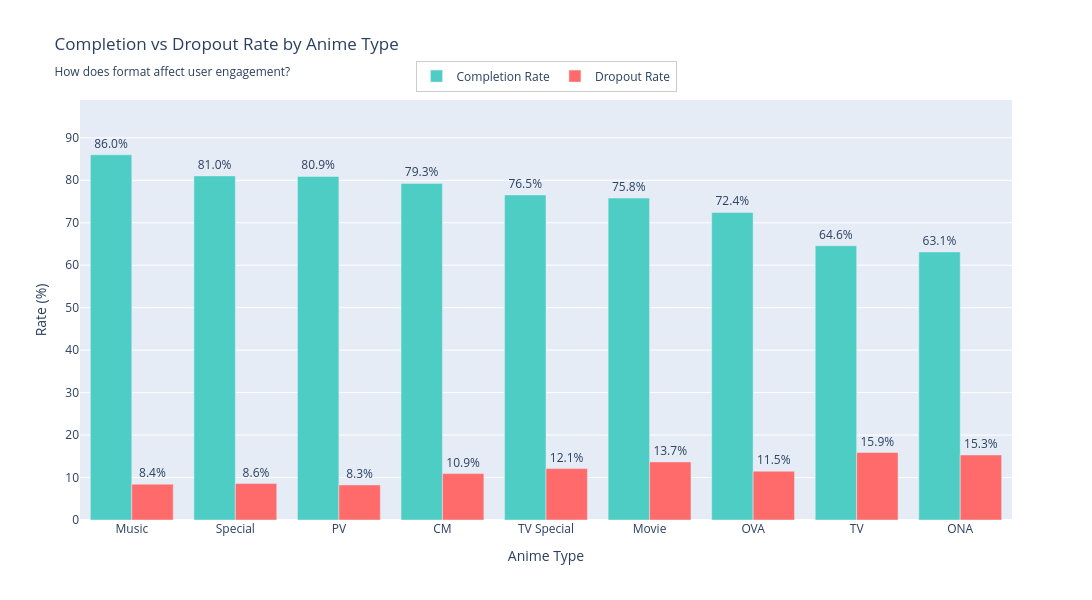

The cell this chart's notebook holds for it:
### Markdown cell above
### **The Commitment Contract: Why We Finish (or Drop) Anime**

Anime isn't just judged by quality; it's judged by the **time it demands versus the payoff it promises.** Every "Episode 1" is a silent negotiation.

### 1. The Browser (1–24 Episodes)

- **The Profile:** Low-risk, high-reward. (Movies, OVAs, 12-episode seasons).
- **The Data:** Completion is highest here, ranging from **70% to 79%**.
- **The Psychology:** Browsers trade a weekend for a tight narrative. They hate "filler" and are easily scared off by indefinite hiatuses.  
  A cliffhanger without a confirmed Season 2 is a broken contract.

### 2. The Investor (25–100 Episodes)

- **The Profile:** The mid-length commitment.
- **The Data:** We hit the **"Commitment Cliff"**—completion slides from **59% to 56%**.
- **The Psychology:** This is where casuals are filtered out. To keep an Investor, the story must justify its length through world-building.  
  If a show treads water or repeats arcs, the viewer realizes their time is being wasted and walks away.

### 3. The Devotee (101+ Episodes)

- **The Profile:** Long-running sagas and mega-series.
- **The Data:** Completion **stabilizes at ~50%**.
- **The Psychology:** The drop-off stops because "tourists" never start these. Those who remain aren't just viewers; they are residents.  
  The show becomes a weekly ritual—a second home.

### The 28% Rule: The Value of the "Unfinished"

For 100+ episode series, the **In-Progress rate hits 28.6%**.  
From a platform perspective, this is the holy grail. While "Completed" users might leave, "In-Progress" users stay subscribed.  
These sagas aren't meant to be finished; they are meant to be **lived with.**

### The Bottom Line: Format is a Promise

- **Movies** promise closure in 90 minutes.
- **Short Series** promise satisfaction in a weekend.
- **Long Sagas** promise a world to live in for years.

### Code cell
fig = gu.completion_dropout_by_type()
fig.show()

### Figure 1 — Plotly figure (JSON) as saved in the notebook; plotly's stock layout.template omitted (floating-point values rounded to 4 significant figures)
{"data": [{"customdata": [[3322, 2738964], [1688, 22963657], [245, 537727], [450, 680848], [718, 11141080], [3912, 89814810], [4106, 46829219], [6184, 660450255], [3278, 24515306]], "hovertemplate": "<b>%{x}</b><br>Completion Rate: %{y:.1f}%<br>Anime Count: %{customdata[0]: ,}<br>Total Started:  %{customdata[1]:,}<br><extra></extra>", "marker": {"color": "#4ECDC4"}, "name": "Completion Rate", "text": ["86.0%", "81.0%", "80.9%", "79.3%", "76.5%", "75.8%", "72.4%", "64.6%", "63.1%"], "textposition": "outside", "type": "bar", "x": ["Music", "Special", "PV", "CM", "TV Special", "Movie", "OVA", "TV", "ONA"], "y": [86.01, 81.03, 80.92, 79.26, 76.55, 75.81, 72.44, 64.59, 63.13]}, {"customdata": [[3322, 2738964], [1688, 22963657], [245, 537727], [450, 680848], [718, 11141080], [3912, 89814810], [4106, 46829219], [6184, 660450255], [3278, 24515306]], "hovertemplate": "<b>%{x}</b><br>Dropout Rate: %{y:.1f}%<br>Anime Count: %{customdata[0]: ,}<br>Total Started:  %{customdata[1]:,}<br><extra></extra>", "marker": {"color": "#FF6B6B"}, "name": "Dropout Rate", "text": ["8.4%", "8.6%", "8.3%", "10.9%", "12.1%", "13.7%", "11.5%", "15.9%", "15.3%"], "textposition": "outside", "type": "bar", "x": ["Music", "Special", "PV", "CM", "TV Special", "Movie", "OVA", "TV", "ONA"], "y": [8.44, 8.581, 8.251, 10.92, 12.11, 13.69, 11.5, 15.89, 15.32]}], "layout": {"barmode": "group", "font": {"size": 12}, "height": 600, "hovermode": "x unified", "legend": {"bgcolor": "rgba(255,255,255,0.9)", "bordercolor": "#CCCCCC", "borderwidth": 1, "font": {"size": 12}, "orientation": "h", "x": 0.5, "xanchor": "center", "y": 1.02, "yanchor": "bottom"}, "showlegend": true, "title": {"text": "Completion vs Dropout Rate by Anime Type<br><sub>How does format affect user engagement?</sub>"}, "width": 1400, "xaxis": {"title": {"text": "Anime Type"}}, "yaxis": {"range": [0, 98.91], "title": {"text": "Rate (%)"}}}}
